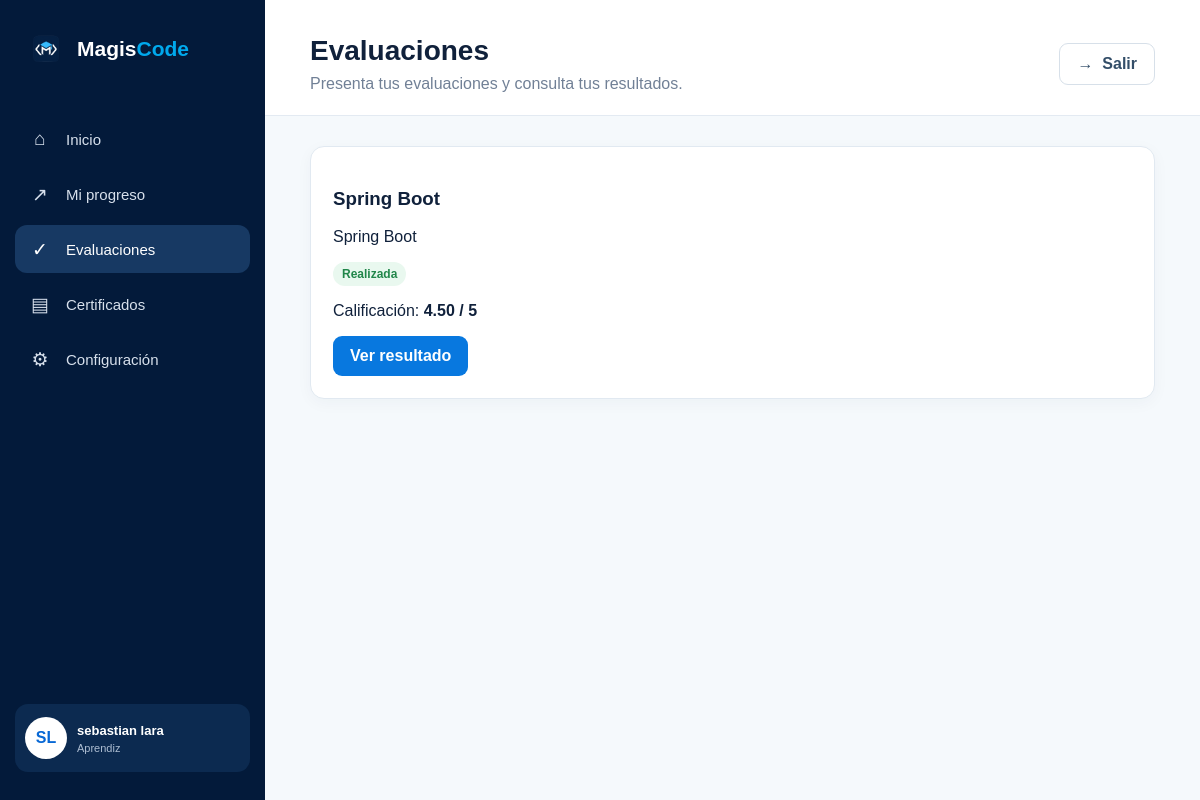
Page /index.php?route=evaluaciones-aprendiz (signed in) on the committed database.
### tables this page shows
CREATE TABLE `evaluacion` (
  `id_evaluacion` int NOT NULL AUTO_INCREMENT,
  `titulo_evaluacion` varchar(300) NOT NULL,
  `descripcion_evaluacion` text NOT NULL,
  `puntaje_aprobacion` decimal(4,2) NOT NULL,
  `id_estado_e` int NOT NULL DEFAULT '1',
  `id_curso_e` int NOT NULL,
  PRIMARY KEY (`id_evaluacion`),
  KEY `id_estado_e` (`id_estado_e`),
  KEY `id_curso_e` (`id_curso_e`),
  CONSTRAINT `evaluacion_ibfk_1` FOREIGN KEY (`id_estado_e`) REFERENCES `estado_evaluacion` (`id_estado`),
  CONSTRAINT `evaluacion_ibfk_2` FOREIGN KEY (`id_curso_e`) REFERENCES `curso` (`id_curso`)
);

CREATE TABLE `curso` (
  `id_curso` int NOT NULL AUTO_INCREMENT,
  `titulo_curso` varchar(300) NOT NULL,
  `descripcion_curso` text NOT NULL,
  `ruta_imagen` varchar(300) NOT NULL,
  `estado_curso` varchar(20) DEFAULT 'Activo',
  `id_usuario_c` bigint NOT NULL,
  PRIMARY KEY (`id_curso`),
  KEY `id_usuario_c` (`id_usuario_c`),
  CONSTRAINT `curso_ibfk_1` FOREIGN KEY (`id_usuario_c`) REFERENCES `usuario` (`id_usuario`)
);

### app/controllers/EvaluacionController.php (called while the page is built, shortened)
<?php
require_once __DIR__ . '/../models/Evaluacion.php';
class EvaluacionController
{
    public function aprendiz(): void
    {
        $evaluaciones = (new Evaluacion())->porAprendiz((int) $_SESSION['usuario']);
        require __DIR__ . '/../views/aprendiz/evaluaciones.php';
    }
}

### index.php (called while the page is built, shortened)
<?php
require_once __DIR__ . '/config/database.php';
$route = $_GET['route'] ?? '';
$rutas = [
    'dashboard' => ['DashboardController', 'index'],
    'usuarios' => ['AdminController', 'usuarios'],
    'nuevo-usuario' => ['AdminController', 'nuevoUsuario'],
    'editar-usuario' => ['AdminController', 'editarUsuario'],
    'importar-usuarios' => ['AdminController', 'importarUsuarios'],
    'asignar' => ['AdminController', 'asignar'],
    'estado-usuario' => ['AdminController', 'estado'],
    'cursos' => ['CursoController', 'index'],
    'crear-curso' => ['CursoController', 'crear'],
    'curso' => ['CursoController', 'contenido'],
    'crear-modulo' => ['CursoController', 'modulo'],
    'crear-leccion' => ['CursoController', 'leccion'],
    'crear-recurso' => ['CursoController', 'recurso'],
    'instructor-aprendices' => ['CursoController', 'aprendices'],
    'evaluaciones-instructor' => ['EvaluacionController', 'instructor'],
    'crear-evaluacion' => ['EvaluacionController', 'crear'],
    'crear-pregunta' => ['EvaluacionController', 'crearPregunta'],
    'evaluaciones-aprendiz' => ['EvaluacionController', 'aprendiz'],
    'evaluacion' => ['EvaluacionController', 'ver'],
    'responder-evaluacion' => ['EvaluacionController', 'responder'],
    'progreso' => ['AprendizController', 'progreso'],
    'mis-cursos' => ['AprendizController', 'cursos'],
    'certificados' => ['AprendizController', 'certificados'],
    'reportes' => ['ReportController', 'admin'],
    'reportes-instructor' => ['ReportController', 'instructor'],
    'configuracion' => ['ConfiguracionController', 'index'],
    'cambiar-password' => ['ConfiguracionController', 'password'],
    'actualizar-perfil' => ['ConfiguracionController', 'actualizarPerfil'],
];
[$controlador, $metodo] = $rutas[$route];
(new $controlador())->$metodo();

### config/database.php (called while the page is built, shortened)
<?php
class Database {
    private static ?PDO $pdo = null;
    public static function getConnection(): PDO {
        if (self::$pdo === null) {
            $dsn = 'mysql:host='.DB_HOST.';dbname='.DB_NAME.';charset=utf8mb4';
            self::$pdo = new PDO($dsn, DB_USER, DB_PASS, [
                PDO::ATTR_ERRMODE => PDO::ERRMODE_EXCEPTION,
                PDO::ATTR_DEFAULT_FETCH_MODE => PDO::FETCH_ASSOC,
                PDO::ATTR_EMULATE_PREPARES => false,
            ]);
        }
        return self::$pdo;
    }
}

### app/models/Model.php (called while the page is built, shortened)
<?php
require_once __DIR__ . '/../../config/database.php';
abstract class Model {
    public function __construct() { $this->db = Database::getConnection(); }
}

### app/models/Evaluacion.php (called while the page is built, shortened)
<?php
require_once __DIR__ . '/Model.php';
class Evaluacion extends Model
{
    public function porAprendiz(int $usuarioId): array
    {
        $sql = "SELECT e.*, c.titulo_curso, ee.estado,
                       (SELECT MAX(re.calificacion) FROM resultado_evaluacion re
                         WHERE re.id_evaluacion_r = e.id_evaluacion AND re.id_usuario_r = ?) calificacion,
                       (SELECT MAX(re.aprobado) FROM resultado_evaluacion re
                         WHERE re.id_evaluacion_r = e.id_evaluacion AND re.id_usuario_r = ?) aprobado
                FROM evaluacion e
                JOIN curso c ON c.id_curso = e.id_curso_e
                JOIN estado_evaluacion ee ON ee.id_estado = e.id_estado_e
                JOIN curso_aprendiz ca ON ca.id_curso_c_a = e.id_curso_e AND ca.id_usuario_c_a = ?
                WHERE ca.estado_c_a <> 'Inactivo'
                ORDER BY e.id_evaluacion";
        $stmt = $this->db->prepare($sql);
        $stmt->execute([$usuarioId, $usuarioId, $usuarioId]);
        return $stmt->fetchAll();
    }
}

### app/views/aprendiz/evaluaciones.php (the view)
<?php $pageTitle='Evaluaciones';$pageSubtitle='Presenta tus evaluaciones y consulta tus resultados.';require __DIR__.'/../partials/header.php'; ?><div class="grid"><?php foreach($evaluaciones as $e): ?><div class="card"><h3><?=htmlspecialchars($e['titulo_evaluacion'])?></h3><p><?=htmlspecialchars($e['titulo_curso'])?></p><span class="badge <?=($e['calificacion']!==null?'':'gray')?>"><?=($e['calificacion']!==null?'Realizada':'Pendiente')?></span><?php if($e['calificacion']!==null): ?><p>Calificación: <strong><?=$e['calificacion']?> / 5</strong></p><?php endif; ?><div class="actions"><a class="btn btn-primary" href="index.php?route=evaluacion&id=<?=$e['id_evaluacion']?>"><?=($e['calificacion']!==null?'Ver resultado':'Presentar')?></a></div></div><?php endforeach; ?><?php if(!$evaluaciones): ?><div class="empty">No tienes evaluaciones disponibles.</div><?php endif; ?></div><?php require __DIR__.'/../partials/footer.php'; ?>

### assets/css/app.css (style rules this page uses)
* { box-sizing:border-box }
body { margin:0;font-family:Arial,Helvetica,sans-serif;background:#f5f9fc;color:#10213b }
.btn { display:inline-flex;align-items:center;justify-content:center;border:0;border-radius:9px;padding:11px 17px;text-decoration:none;font-weight:600;cursor:pointer }
.btn-primary { background:#0878df;color:white }
.grid { display:grid;grid-template-columns:repeat(auto-fit,minmax(240px,1fr));gap:18px }
.card,.panel { background:#fff;border:1px solid #e1e9f1;border-radius:14px;padding:22px;box-shadow:0 4px 16px rgba(15,40,70,.04) }
.badge { display:inline-block;padding:5px 9px;border-radius:999px;font-size:12px;font-weight:700;background:#e9f8ef;color:#21864a }
.actions { display:flex;gap:8px;flex-wrap:wrap }

### rows in the picture
evaluacion: titulo_evaluacion "Spring Boot", id_curso_e.titulo_curso "Spring Boot", calificacion "4.50"

### other values in the picture
$initials "SL"
$nombre "sebastian lara"
$_SESSION['rol'] "Aprendiz"
$pageTitle "Evaluaciones"
$pageSubtitle "Presenta tus evaluaciones y consulta tus resultados."
